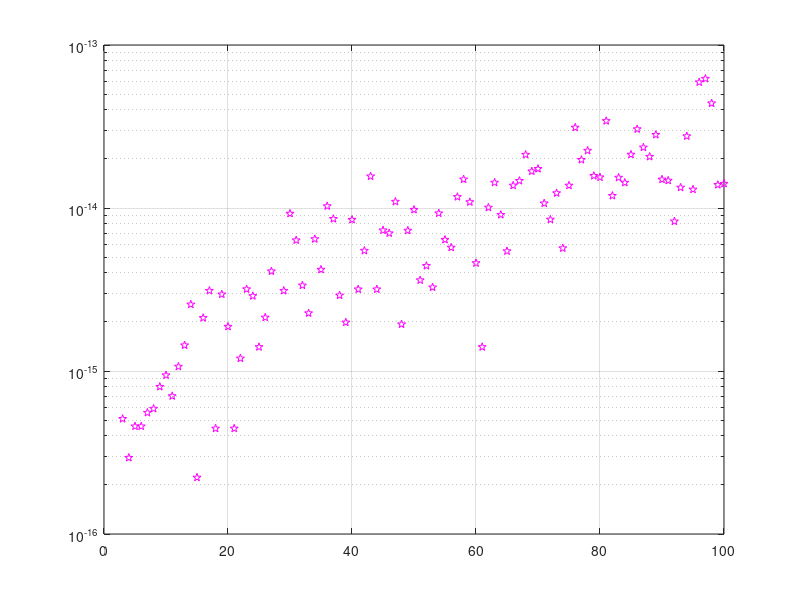

This figure's MATLAB source:
clear; clc
for n = 3:1:100
    
A = rand(n,n);

x = rand(n,1);
v = x/norm(x);

for k = 2:100
    vtemp = A*v;
    lambda = dot(vtemp,v);
    v = vtemp/norm(vtemp);
end
semilogy(n,norm(A*v-lambda*v),'mp')
hold on 
grid on

end

first = A*v;
second = lambda*v;
norm(first-second)

%%
clear; clc
n = 20;
A = rand(n,n);

x = rand(n,1);
v = x/norm(x);

for k = 2:100
    vtemp = A*v;
    lambda = dot(vtemp,v);
    v = vtemp/norm(vtemp);
end

lambda
[vec, val] = eig(A);
DominantEV = max(max(val))